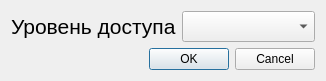
<?xml version="1.0" encoding="UTF-8"?>
<ui version="4.0">
 <class>ChoseAccessLevelDialog</class>
 <widget class="QDialog" name="ChoseAccessLevelDialog">
  <property name="geometry">
   <rect>
    <x>0</x>
    <y>0</y>
    <width>326</width>
    <height>81</height>
   </rect>
  </property>
  <property name="windowTitle">
   <string>Dialog</string>
  </property>
  <layout class="QGridLayout" name="gridLayout">
   <item row="0" column="0">
    <widget class="QLabel" name="access_label">
     <property name="minimumSize">
      <size>
       <width>0</width>
       <height>30</height>
      </size>
     </property>
     <property name="font">
      <font>
       <pointsize>16</pointsize>
      </font>
     </property>
     <property name="text">
      <string>Уровень доступа</string>
     </property>
    </widget>
   </item>
   <item row="0" column="1">
    <widget class="QComboBox" name="access_comboBox">
     <property name="minimumSize">
      <size>
       <width>0</width>
       <height>30</height>
      </size>
     </property>
     <property name="font">
      <font>
       <pointsize>16</pointsize>
      </font>
     </property>
    </widget>
   </item>
   <item row="1" column="0" colspan="2">
    <widget class="QDialogButtonBox" name="buttonBox">
     <property name="orientation">
      <enum>Qt::Horizontal</enum>
     </property>
     <property name="standardButtons">
      <set>QDialogButtonBox::Cancel|QDialogButtonBox::Ok</set>
     </property>
    </widget>
   </item>
  </layout>
 </widget>
 <resources/>
 <connections>
  <connection>
   <sender>buttonBox</sender>
   <signal>accepted()</signal>
   <receiver>ChoseAccessLevelDialog</receiver>
   <slot>accept()</slot>
   <hints>
    <hint type="sourcelabel">
     <x>248</x>
     <y>254</y>
    </hint>
    <hint type="destinationlabel">
     <x>157</x>
     <y>274</y>
    </hint>
   </hints>
  </connection>
  <connection>
   <sender>buttonBox</sender>
   <signal>rejected()</signal>
   <receiver>ChoseAccessLevelDialog</receiver>
   <slot>reject()</slot>
   <hints>
    <hint type="sourcelabel">
     <x>316</x>
     <y>260</y>
    </hint>
    <hint type="destinationlabel">
     <x>286</x>
     <y>274</y>
    </hint>
   </hints>
  </connection>
 </connections>
</ui>
